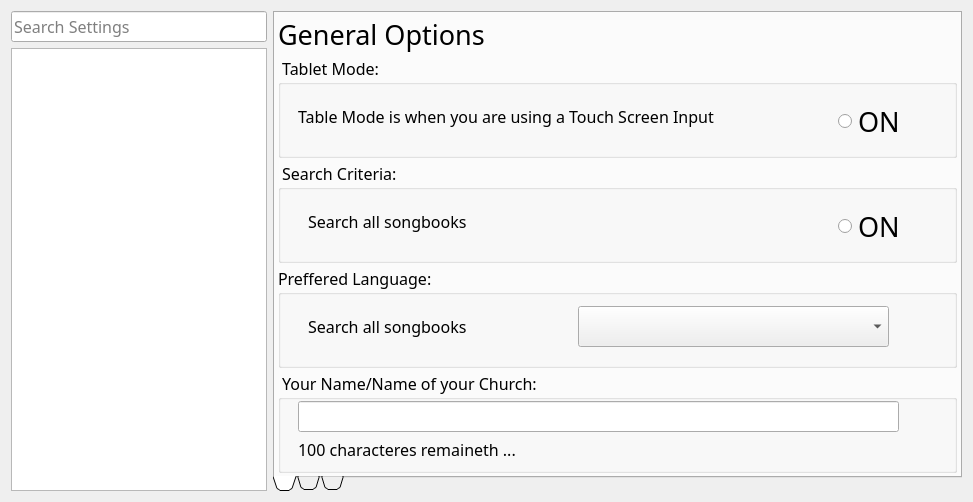
<?xml version="1.0" encoding="UTF-8"?>
<ui version="4.0">
 <class>AppPreferences</class>
 <widget class="QDialog" name="AppPreferences">
  <property name="geometry">
   <rect>
    <x>0</x>
    <y>0</y>
    <width>973</width>
    <height>502</height>
   </rect>
  </property>
  <property name="font">
   <font>
    <family>Trebuchet MS</family>
    <pointsize>12</pointsize>
   </font>
  </property>
  <property name="windowTitle">
   <string>Manage Preferences</string>
  </property>
  <property name="windowIcon">
   <iconset resource="icons/icons.qrc">
    <normaloff>:/icons/app_icon</normaloff>:/icons/app_icon</iconset>
  </property>
  <property name="sizeGripEnabled">
   <bool>false</bool>
  </property>
  <layout class="QVBoxLayout" name="MainLayout">
   <item>
    <layout class="QHBoxLayout" name="CentralWidget">
     <property name="bottomMargin">
      <number>0</number>
     </property>
     <item>
      <layout class="QVBoxLayout" name="PanelLeft">
       <item>
        <widget class="QLineEdit" name="TxtSearch">
         <property name="sizePolicy">
          <sizepolicy hsizetype="Preferred" vsizetype="Fixed">
           <horstretch>0</horstretch>
           <verstretch>0</verstretch>
          </sizepolicy>
         </property>
         <property name="font">
          <font>
           <family>Trebuchet MS</family>
           <pointsize>12</pointsize>
          </font>
         </property>
         <property name="inputMask">
          <string/>
         </property>
         <property name="text">
          <string/>
         </property>
         <property name="placeholderText">
          <string>Search Settings</string>
         </property>
        </widget>
       </item>
       <item>
        <widget class="QListView" name="LstNavigation">
         <property name="sizePolicy">
          <sizepolicy hsizetype="Preferred" vsizetype="Expanding">
           <horstretch>0</horstretch>
           <verstretch>0</verstretch>
          </sizepolicy>
         </property>
        </widget>
       </item>
      </layout>
     </item>
     <item>
      <layout class="QVBoxLayout" name="PanelRight">
       <item>
        <widget class="QTabWidget" name="PrefsTabs">
         <property name="enabled">
          <bool>true</bool>
         </property>
         <property name="sizePolicy">
          <sizepolicy hsizetype="Expanding" vsizetype="Expanding">
           <horstretch>0</horstretch>
           <verstretch>0</verstretch>
          </sizepolicy>
         </property>
         <property name="minimumSize">
          <size>
           <width>0</width>
           <height>0</height>
          </size>
         </property>
         <property name="font">
          <font>
           <family>Trebuchet MS</family>
           <pointsize>1</pointsize>
           <weight>50</weight>
           <bold>false</bold>
          </font>
         </property>
         <property name="tabPosition">
          <enum>QTabWidget::South</enum>
         </property>
         <property name="tabShape">
          <enum>QTabWidget::Triangular</enum>
         </property>
         <property name="currentIndex">
          <number>0</number>
         </property>
         <property name="elideMode">
          <enum>Qt::ElideNone</enum>
         </property>
         <property name="documentMode">
          <bool>false</bool>
         </property>
         <property name="tabsClosable">
          <bool>false</bool>
         </property>
         <property name="movable">
          <bool>true</bool>
         </property>
         <property name="tabBarAutoHide">
          <bool>true</bool>
         </property>
         <widget class="QWidget" name="TabPage1">
          <property name="sizePolicy">
           <sizepolicy hsizetype="Preferred" vsizetype="Fixed">
            <horstretch>0</horstretch>
            <verstretch>0</verstretch>
           </sizepolicy>
          </property>
          <property name="font">
           <font>
            <family>Trebuchet MS</family>
            <pointsize>12</pointsize>
            <weight>50</weight>
            <bold>false</bold>
           </font>
          </property>
          <property name="accessibleName">
           <string extracomment="This has to be equal to the tab title in all the main tabs">History</string>
          </property>
          <attribute name="title">
           <string/>
          </attribute>
          <layout class="QVBoxLayout" name="LayoutTabPage1">
           <property name="spacing">
            <number>3</number>
           </property>
           <property name="leftMargin">
            <number>3</number>
           </property>
           <property name="topMargin">
            <number>3</number>
           </property>
           <property name="rightMargin">
            <number>3</number>
           </property>
           <property name="bottomMargin">
            <number>3</number>
           </property>
           <item>
            <widget class="QLabel" name="LabelTab1">
             <property name="sizePolicy">
              <sizepolicy hsizetype="Expanding" vsizetype="Fixed">
               <horstretch>0</horstretch>
               <verstretch>0</verstretch>
              </sizepolicy>
             </property>
             <property name="font">
              <font>
               <family>Trebuchet MS</family>
               <pointsize>20</pointsize>
               <weight>50</weight>
               <bold>false</bold>
              </font>
             </property>
             <property name="text">
              <string>General Options</string>
             </property>
            </widget>
           </item>
           <item>
            <widget class="QGroupBox" name="GrpTabletMode">
             <property name="sizePolicy">
              <sizepolicy hsizetype="Expanding" vsizetype="Ignored">
               <horstretch>0</horstretch>
               <verstretch>0</verstretch>
              </sizepolicy>
             </property>
             <property name="minimumSize">
              <size>
               <width>0</width>
               <height>0</height>
              </size>
             </property>
             <property name="title">
              <string> Tablet Mode: </string>
             </property>
             <widget class="QRadioButton" name="BtnTabletMode">
              <property name="geometry">
               <rect>
                <x>560</x>
                <y>50</y>
                <width>71</width>
                <height>31</height>
               </rect>
              </property>
              <property name="font">
               <font>
                <family>Trebuchet MS</family>
                <pointsize>20</pointsize>
                <weight>50</weight>
                <bold>false</bold>
               </font>
              </property>
              <property name="text">
               <string>ON</string>
              </property>
             </widget>
             <widget class="QLabel" name="LblTabletMode">
              <property name="geometry">
               <rect>
                <x>20</x>
                <y>40</y>
                <width>551</width>
                <height>41</height>
               </rect>
              </property>
              <property name="sizePolicy">
               <sizepolicy hsizetype="Minimum" vsizetype="Preferred">
                <horstretch>0</horstretch>
                <verstretch>0</verstretch>
               </sizepolicy>
              </property>
              <property name="font">
               <font>
                <family>Trebuchet MS</family>
                <pointsize>12</pointsize>
                <weight>50</weight>
                <bold>false</bold>
               </font>
              </property>
              <property name="text">
               <string>Table Mode is when you are using a Touch Screen Input</string>
              </property>
             </widget>
            </widget>
           </item>
           <item>
            <widget class="QGroupBox" name="GrpSearchCriteria">
             <property name="sizePolicy">
              <sizepolicy hsizetype="Expanding" vsizetype="Preferred">
               <horstretch>0</horstretch>
               <verstretch>0</verstretch>
              </sizepolicy>
             </property>
             <property name="title">
              <string> Search Criteria: </string>
             </property>
             <widget class="QLabel" name="LblSearchCriteria">
              <property name="geometry">
               <rect>
                <x>30</x>
                <y>40</y>
                <width>551</width>
                <height>41</height>
               </rect>
              </property>
              <property name="font">
               <font>
                <family>Trebuchet MS</family>
                <pointsize>12</pointsize>
                <weight>50</weight>
                <bold>false</bold>
               </font>
              </property>
              <property name="text">
               <string>Search all songbooks</string>
              </property>
             </widget>
             <widget class="QRadioButton" name="BtnSearchCriteria">
              <property name="geometry">
               <rect>
                <x>560</x>
                <y>50</y>
                <width>71</width>
                <height>31</height>
               </rect>
              </property>
              <property name="font">
               <font>
                <family>Trebuchet MS</family>
                <pointsize>20</pointsize>
                <weight>50</weight>
                <bold>false</bold>
               </font>
              </property>
              <property name="text">
               <string>ON</string>
              </property>
             </widget>
            </widget>
           </item>
           <item>
            <widget class="QGroupBox" name="GrpLanguage">
             <property name="sizePolicy">
              <sizepolicy hsizetype="Expanding" vsizetype="Preferred">
               <horstretch>0</horstretch>
               <verstretch>0</verstretch>
              </sizepolicy>
             </property>
             <property name="title">
              <string>Preffered Language: </string>
             </property>
             <widget class="QLabel" name="LblLanguage">
              <property name="geometry">
               <rect>
                <x>30</x>
                <y>40</y>
                <width>551</width>
                <height>41</height>
               </rect>
              </property>
              <property name="font">
               <font>
                <family>Trebuchet MS</family>
                <pointsize>12</pointsize>
                <weight>50</weight>
                <bold>false</bold>
               </font>
              </property>
              <property name="text">
               <string>Search all songbooks</string>
              </property>
             </widget>
             <widget class="QComboBox" name="CmbLanguage">
              <property name="geometry">
               <rect>
                <x>300</x>
                <y>40</y>
                <width>311</width>
                <height>41</height>
               </rect>
              </property>
              <property name="font">
               <font>
                <family>Trebuchet MS</family>
                <pointsize>12</pointsize>
                <weight>50</weight>
                <bold>false</bold>
               </font>
              </property>
             </widget>
            </widget>
           </item>
           <item>
            <widget class="QGroupBox" name="GrpYourName">
             <property name="sizePolicy">
              <sizepolicy hsizetype="Expanding" vsizetype="Preferred">
               <horstretch>0</horstretch>
               <verstretch>0</verstretch>
              </sizepolicy>
             </property>
             <property name="title">
              <string> Your Name/Name of your Church: </string>
             </property>
             <widget class="QLineEdit" name="TxtYourName">
              <property name="geometry">
               <rect>
                <x>20</x>
                <y>30</y>
                <width>601</width>
                <height>31</height>
               </rect>
              </property>
             </widget>
             <widget class="QLabel" name="LblYourName">
              <property name="geometry">
               <rect>
                <x>20</x>
                <y>70</y>
                <width>421</width>
                <height>16</height>
               </rect>
              </property>
              <property name="text">
               <string>100 characteres remaineth ...</string>
              </property>
             </widget>
            </widget>
           </item>
          </layout>
         </widget>
         <widget class="QWidget" name="TabPage2">
          <property name="font">
           <font>
            <family>Trebuchet MS</family>
            <pointsize>12</pointsize>
            <weight>50</weight>
            <bold>false</bold>
           </font>
          </property>
          <property name="accessibleName">
           <string extracomment="This has to be equal to the tab title in all the main tabs">History</string>
          </property>
          <attribute name="title">
           <string/>
          </attribute>
          <layout class="QVBoxLayout" name="LayoutTabPage2">
           <property name="spacing">
            <number>3</number>
           </property>
           <property name="leftMargin">
            <number>3</number>
           </property>
           <property name="topMargin">
            <number>3</number>
           </property>
           <property name="rightMargin">
            <number>3</number>
           </property>
           <property name="bottomMargin">
            <number>3</number>
           </property>
           <item>
            <widget class="QLabel" name="LblTabPage2">
             <property name="sizePolicy">
              <sizepolicy hsizetype="Preferred" vsizetype="Fixed">
               <horstretch>0</horstretch>
               <verstretch>0</verstretch>
              </sizepolicy>
             </property>
             <property name="font">
              <font>
               <family>Trebuchet MS</family>
               <pointsize>20</pointsize>
               <weight>50</weight>
               <bold>false</bold>
              </font>
             </property>
             <property name="text">
              <string>App Font Options</string>
             </property>
            </widget>
           </item>
           <item>
            <widget class="QGroupBox" name="GrpSampleText">
             <property name="title">
              <string> Sample Text: </string>
             </property>
             <widget class="QPlainTextEdit" name="TxtSampleText">
              <property name="geometry">
               <rect>
                <x>10</x>
                <y>30</y>
                <width>601</width>
                <height>71</height>
               </rect>
              </property>
              <property name="font">
               <font>
                <family>Trebuchet MS</family>
                <pointsize>20</pointsize>
                <weight>50</weight>
                <bold>false</bold>
               </font>
              </property>
              <property name="verticalScrollBarPolicy">
               <enum>Qt::ScrollBarAlwaysOff</enum>
              </property>
              <property name="horizontalScrollBarPolicy">
               <enum>Qt::ScrollBarAlwaysOff</enum>
              </property>
              <property name="plainText">
               <string>Only Believe</string>
              </property>
             </widget>
            </widget>
           </item>
           <item>
            <widget class="QGroupBox" name="GrpGeneralAppFont">
             <property name="title">
              <string> General App Font: </string>
             </property>
             <widget class="QPushButton" name="BtnDownGeneralAppFont">
              <property name="geometry">
               <rect>
                <x>10</x>
                <y>30</y>
                <width>40</width>
                <height>40</height>
               </rect>
              </property>
              <property name="text">
               <string/>
              </property>
              <property name="icon">
               <iconset resource="images/images.qrc">
                <normaloff>:/Down_Black.png</normaloff>:/Down_Black.png</iconset>
              </property>
              <property name="iconSize">
               <size>
                <width>35</width>
                <height>35</height>
               </size>
              </property>
              <property name="default">
               <bool>false</bool>
              </property>
              <property name="flat">
               <bool>true</bool>
              </property>
             </widget>
             <widget class="QSlider" name="SldGeneralAppFont">
              <property name="geometry">
               <rect>
                <x>49</x>
                <y>30</y>
                <width>251</width>
                <height>41</height>
               </rect>
              </property>
              <property name="minimum">
               <number>10</number>
              </property>
              <property name="maximum">
               <number>50</number>
              </property>
              <property name="pageStep">
               <number>5</number>
              </property>
              <property name="sliderPosition">
               <number>20</number>
              </property>
              <property name="orientation">
               <enum>Qt::Horizontal</enum>
              </property>
              <property name="tickPosition">
               <enum>QSlider::TicksBothSides</enum>
              </property>
             </widget>
             <widget class="QPushButton" name="BtnUpGeneralAppFont">
              <property name="geometry">
               <rect>
                <x>300</x>
                <y>30</y>
                <width>40</width>
                <height>40</height>
               </rect>
              </property>
              <property name="text">
               <string/>
              </property>
              <property name="icon">
               <iconset resource="images/images.qrc">
                <normaloff>:/Up_Black.png</normaloff>:/Up_Black.png</iconset>
              </property>
              <property name="iconSize">
               <size>
                <width>35</width>
                <height>35</height>
               </size>
              </property>
              <property name="default">
               <bool>false</bool>
              </property>
              <property name="flat">
               <bool>true</bool>
              </property>
             </widget>
             <widget class="QComboBox" name="CmbGeneralAppFont">
              <property name="geometry">
               <rect>
                <x>350</x>
                <y>30</y>
                <width>181</width>
                <height>41</height>
               </rect>
              </property>
              <property name="font">
               <font>
                <family>Trebuchet MS</family>
                <pointsize>18</pointsize>
                <weight>50</weight>
                <bold>false</bold>
               </font>
              </property>
             </widget>
             <widget class="QRadioButton" name="BtnGeneralAppFont">
              <property name="geometry">
               <rect>
                <x>550</x>
                <y>30</y>
                <width>101</width>
                <height>31</height>
               </rect>
              </property>
              <property name="sizePolicy">
               <sizepolicy hsizetype="Fixed" vsizetype="Fixed">
                <horstretch>0</horstretch>
                <verstretch>0</verstretch>
               </sizepolicy>
              </property>
              <property name="font">
               <font>
                <family>Trebuchet MS</family>
                <pointsize>20</pointsize>
                <weight>50</weight>
                <bold>false</bold>
               </font>
              </property>
              <property name="text">
               <string>BOLD</string>
              </property>
             </widget>
            </widget>
           </item>
           <item>
            <widget class="QGroupBox" name="GrpSongPreviewFont">
             <property name="title">
              <string> Song Preview Font: </string>
             </property>
             <widget class="QComboBox" name="CmbSongPreviewFont">
              <property name="geometry">
               <rect>
                <x>350</x>
                <y>30</y>
                <width>181</width>
                <height>41</height>
               </rect>
              </property>
              <property name="font">
               <font>
                <family>Trebuchet MS</family>
                <pointsize>18</pointsize>
                <weight>50</weight>
                <bold>false</bold>
               </font>
              </property>
             </widget>
             <widget class="QSlider" name="SldSongPreviewFont">
              <property name="geometry">
               <rect>
                <x>49</x>
                <y>30</y>
                <width>251</width>
                <height>41</height>
               </rect>
              </property>
              <property name="minimum">
               <number>10</number>
              </property>
              <property name="maximum">
               <number>50</number>
              </property>
              <property name="pageStep">
               <number>5</number>
              </property>
              <property name="sliderPosition">
               <number>20</number>
              </property>
              <property name="orientation">
               <enum>Qt::Horizontal</enum>
              </property>
              <property name="tickPosition">
               <enum>QSlider::TicksBothSides</enum>
              </property>
             </widget>
             <widget class="QRadioButton" name="BtnSongPreviewFont">
              <property name="geometry">
               <rect>
                <x>550</x>
                <y>30</y>
                <width>101</width>
                <height>31</height>
               </rect>
              </property>
              <property name="font">
               <font>
                <family>Trebuchet MS</family>
                <pointsize>20</pointsize>
                <weight>50</weight>
                <bold>false</bold>
               </font>
              </property>
              <property name="text">
               <string>BOLD</string>
              </property>
             </widget>
             <widget class="QPushButton" name="BtnUpSongPreviewFont">
              <property name="geometry">
               <rect>
                <x>300</x>
                <y>30</y>
                <width>40</width>
                <height>40</height>
               </rect>
              </property>
              <property name="text">
               <string/>
              </property>
              <property name="icon">
               <iconset resource="images/images.qrc">
                <normaloff>:/Up_Black.png</normaloff>:/Up_Black.png</iconset>
              </property>
              <property name="iconSize">
               <size>
                <width>35</width>
                <height>35</height>
               </size>
              </property>
              <property name="default">
               <bool>false</bool>
              </property>
              <property name="flat">
               <bool>true</bool>
              </property>
             </widget>
             <widget class="QPushButton" name="BtnDownSongPreviewFont">
              <property name="geometry">
               <rect>
                <x>10</x>
                <y>30</y>
                <width>40</width>
                <height>40</height>
               </rect>
              </property>
              <property name="text">
               <string/>
              </property>
              <property name="icon">
               <iconset resource="images/images.qrc">
                <normaloff>:/Down_Black.png</normaloff>:/Down_Black.png</iconset>
              </property>
              <property name="iconSize">
               <size>
                <width>35</width>
                <height>35</height>
               </size>
              </property>
              <property name="default">
               <bool>false</bool>
              </property>
              <property name="flat">
               <bool>true</bool>
              </property>
             </widget>
            </widget>
           </item>
           <item>
            <widget class="QGroupBox" name="GrpSongPresentFont">
             <property name="title">
              <string>Song Presentation Font: </string>
             </property>
             <widget class="QComboBox" name="CmbSongPresentFont">
              <property name="geometry">
               <rect>
                <x>350</x>
                <y>40</y>
                <width>181</width>
                <height>41</height>
               </rect>
              </property>
              <property name="font">
               <font>
                <family>Trebuchet MS</family>
                <pointsize>18</pointsize>
                <weight>50</weight>
                <bold>false</bold>
               </font>
              </property>
             </widget>
             <widget class="QSlider" name="SldSongPresentFont">
              <property name="geometry">
               <rect>
                <x>49</x>
                <y>40</y>
                <width>251</width>
                <height>41</height>
               </rect>
              </property>
              <property name="minimum">
               <number>10</number>
              </property>
              <property name="pageStep">
               <number>5</number>
              </property>
              <property name="sliderPosition">
               <number>20</number>
              </property>
              <property name="orientation">
               <enum>Qt::Horizontal</enum>
              </property>
              <property name="tickPosition">
               <enum>QSlider::TicksBothSides</enum>
              </property>
             </widget>
             <widget class="QRadioButton" name="BtnSongPresentFont">
              <property name="geometry">
               <rect>
                <x>550</x>
                <y>40</y>
                <width>101</width>
                <height>31</height>
               </rect>
              </property>
              <property name="font">
               <font>
                <family>Trebuchet MS</family>
                <pointsize>20</pointsize>
                <weight>50</weight>
                <bold>false</bold>
               </font>
              </property>
              <property name="text">
               <string>BOLD</string>
              </property>
             </widget>
             <widget class="QPushButton" name="BtnUpSongPresentFont">
              <property name="geometry">
               <rect>
                <x>300</x>
                <y>40</y>
                <width>40</width>
                <height>40</height>
               </rect>
              </property>
              <property name="text">
               <string/>
              </property>
              <property name="icon">
               <iconset resource="images/images.qrc">
                <normaloff>:/Up_Black.png</normaloff>:/Up_Black.png</iconset>
              </property>
              <property name="iconSize">
               <size>
                <width>35</width>
                <height>35</height>
               </size>
              </property>
              <property name="default">
               <bool>false</bool>
              </property>
              <property name="flat">
               <bool>true</bool>
              </property>
             </widget>
             <widget class="QPushButton" name="BtnDownSongPresentFont">
              <property name="geometry">
               <rect>
                <x>10</x>
                <y>40</y>
                <width>40</width>
                <height>40</height>
               </rect>
              </property>
              <property name="text">
               <string/>
              </property>
              <property name="icon">
               <iconset resource="images/images.qrc">
                <normaloff>:/Down_Black.png</normaloff>:/Down_Black.png</iconset>
              </property>
              <property name="iconSize">
               <size>
                <width>35</width>
                <height>35</height>
               </size>
              </property>
              <property name="default">
               <bool>false</bool>
              </property>
              <property name="flat">
               <bool>true</bool>
              </property>
             </widget>
            </widget>
           </item>
          </layout>
         </widget>
         <widget class="QWidget" name="TabPage3">
          <property name="font">
           <font>
            <family>Trebuchet MS</family>
            <pointsize>12</pointsize>
            <weight>50</weight>
            <bold>false</bold>
           </font>
          </property>
          <property name="accessibleName">
           <string extracomment="This has to be equal to the tab title in all the main tabs">History</string>
          </property>
          <attribute name="title">
           <string/>
          </attribute>
          <layout class="QVBoxLayout" name="LayoutTabPage3">
           <property name="spacing">
            <number>3</number>
           </property>
           <property name="leftMargin">
            <number>3</number>
           </property>
           <property name="topMargin">
            <number>3</number>
           </property>
           <property name="rightMargin">
            <number>3</number>
           </property>
           <property name="bottomMargin">
            <number>3</number>
           </property>
           <item>
            <widget class="QLabel" name="LblTabPage3">
             <property name="sizePolicy">
              <sizepolicy hsizetype="Preferred" vsizetype="Fixed">
               <horstretch>0</horstretch>
               <verstretch>0</verstretch>
              </sizepolicy>
             </property>
             <property name="font">
              <font>
               <family>Trebuchet MS</family>
               <pointsize>20</pointsize>
               <weight>50</weight>
               <bold>false</bold>
              </font>
             </property>
             <property name="text">
              <string>Presentation Theme Options</string>
             </property>
            </widget>
           </item>
           <item>
            <layout class="QHBoxLayout" name="TopLayout">
             <item>
              <widget class="QPushButton" name="BtnTheme1">
               <property name="sizePolicy">
                <sizepolicy hsizetype="Preferred" vsizetype="Preferred">
                 <horstretch>0</horstretch>
                 <verstretch>0</verstretch>
                </sizepolicy>
               </property>
               <property name="font">
                <font>
                 <family>Trebuchet MS</family>
                 <pointsize>18</pointsize>
                 <weight>50</weight>
                 <bold>false</bold>
                </font>
               </property>
               <property name="autoFillBackground">
                <bool>false</bool>
               </property>
               <property name="text">
                <string>Black
and
White</string>
               </property>
               <property name="checkable">
                <bool>true</bool>
               </property>
               <property name="checked">
                <bool>false</bool>
               </property>
              </widget>
             </item>
             <item>
              <widget class="QPushButton" name="BtnTheme2">
               <property name="sizePolicy">
                <sizepolicy hsizetype="Preferred" vsizetype="Preferred">
                 <horstretch>0</horstretch>
                 <verstretch>0</verstretch>
                </sizepolicy>
               </property>
               <property name="font">
                <font>
                 <family>Trebuchet MS</family>
                 <pointsize>18</pointsize>
                 <weight>50</weight>
                 <bold>false</bold>
                </font>
               </property>
               <property name="text">
                <string>White
and
Black</string>
               </property>
               <property name="checkable">
                <bool>true</bool>
               </property>
               <property name="checked">
                <bool>false</bool>
               </property>
              </widget>
             </item>
             <item>
              <widget class="QPushButton" name="BtnTheme3">
               <property name="sizePolicy">
                <sizepolicy hsizetype="Minimum" vsizetype="Preferred">
                 <horstretch>0</horstretch>
                 <verstretch>0</verstretch>
                </sizepolicy>
               </property>
               <property name="font">
                <font>
                 <family>Trebuchet MS</family>
                 <pointsize>18</pointsize>
                 <weight>50</weight>
                 <bold>false</bold>
                </font>
               </property>
               <property name="text">
                <string>Gray
and
White</string>
               </property>
               <property name="checkable">
                <bool>true</bool>
               </property>
              </widget>
             </item>
             <item>
              <widget class="QPushButton" name="BtnTheme4">
               <property name="sizePolicy">
                <sizepolicy hsizetype="Minimum" vsizetype="Preferred">
                 <horstretch>0</horstretch>
                 <verstretch>0</verstretch>
                </sizepolicy>
               </property>
               <property name="font">
                <font>
                 <family>Trebuchet MS</family>
                 <pointsize>18</pointsize>
                 <weight>50</weight>
                 <bold>false</bold>
                </font>
               </property>
               <property name="text">
                <string>White
and
Gray</string>
               </property>
               <property name="checkable">
                <bool>true</bool>
               </property>
              </widget>
             </item>
             <item>
              <widget class="QPushButton" name="BtnTheme5">
               <property name="sizePolicy">
                <sizepolicy hsizetype="Minimum" vsizetype="Preferred">
                 <horstretch>0</horstretch>
                 <verstretch>0</verstretch>
                </sizepolicy>
               </property>
               <property name="font">
                <font>
                 <family>Trebuchet MS</family>
                 <pointsize>18</pointsize>
                 <weight>50</weight>
                 <bold>false</bold>
                </font>
               </property>
               <property name="text">
                <string>Blue
and
White</string>
               </property>
               <property name="checkable">
                <bool>true</bool>
               </property>
              </widget>
             </item>
            </layout>
           </item>
           <item>
            <layout class="QHBoxLayout" name="MidLayout">
             <item>
              <widget class="QPushButton" name="BtnTheme6">
               <property name="sizePolicy">
                <sizepolicy hsizetype="Preferred" vsizetype="Preferred">
                 <horstretch>0</horstretch>
                 <verstretch>0</verstretch>
                </sizepolicy>
               </property>
               <property name="font">
                <font>
                 <family>Trebuchet MS</family>
                 <pointsize>18</pointsize>
                 <weight>50</weight>
                 <bold>false</bold>
                </font>
               </property>
               <property name="text">
                <string>White
and
Blue</string>
               </property>
               <property name="checkable">
                <bool>true</bool>
               </property>
              </widget>
             </item>
             <item>
              <widget class="QPushButton" name="BtnTheme7">
               <property name="sizePolicy">
                <sizepolicy hsizetype="Minimum" vsizetype="Preferred">
                 <horstretch>0</horstretch>
                 <verstretch>0</verstretch>
                </sizepolicy>
               </property>
               <property name="font">
                <font>
                 <family>Trebuchet MS</family>
                 <pointsize>18</pointsize>
                 <weight>50</weight>
                 <bold>false</bold>
                </font>
               </property>
               <property name="text">
                <string>Green
and
White</string>
               </property>
               <property name="checkable">
                <bool>true</bool>
               </property>
              </widget>
             </item>
             <item>
              <widget class="QPushButton" name="BtnTheme8">
               <property name="sizePolicy">
                <sizepolicy hsizetype="Minimum" vsizetype="Preferred">
                 <horstretch>0</horstretch>
                 <verstretch>0</verstretch>
                </sizepolicy>
               </property>
               <property name="font">
                <font>
                 <family>Trebuchet MS</family>
                 <pointsize>18</pointsize>
                 <weight>50</weight>
                 <bold>false</bold>
                </font>
               </property>
               <property name="text">
                <string>White
and
Green</string>
               </property>
               <property name="checkable">
                <bool>true</bool>
               </property>
              </widget>
             </item>
             <item>
              <widget class="QPushButton" name="BtnTheme9">
               <property name="sizePolicy">
                <sizepolicy hsizetype="Minimum" vsizetype="Preferred">
                 <horstretch>0</horstretch>
                 <verstretch>0</verstretch>
                </sizepolicy>
               </property>
               <property name="font">
                <font>
                 <family>Trebuchet MS</family>
                 <pointsize>18</pointsize>
                 <weight>50</weight>
                 <bold>false</bold>
                </font>
               </property>
               <property name="text">
                <string>Orange
and
White</string>
               </property>
               <property name="checkable">
                <bool>true</bool>
               </property>
              </widget>
             </item>
             <item>
              <widget class="QPushButton" name="BtnTheme10">
               <property name="sizePolicy">
                <sizepolicy hsizetype="Minimum" vsizetype="Preferred">
                 <horstretch>0</horstretch>
                 <verstretch>0</verstretch>
                </sizepolicy>
               </property>
               <property name="font">
                <font>
                 <family>Trebuchet MS</family>
                 <pointsize>18</pointsize>
                 <weight>50</weight>
                 <bold>false</bold>
                </font>
               </property>
               <property name="text">
                <string>White
and
Orange</string>
               </property>
               <property name="checkable">
                <bool>true</bool>
               </property>
              </widget>
             </item>
            </layout>
           </item>
           <item>
            <layout class="QHBoxLayout" name="DownLayout">
             <item>
              <widget class="QPushButton" name="BtnTheme11">
               <property name="sizePolicy">
                <sizepolicy hsizetype="Minimum" vsizetype="Preferred">
                 <horstretch>0</horstretch>
                 <verstretch>0</verstretch>
                </sizepolicy>
               </property>
               <property name="font">
                <font>
                 <family>Trebuchet MS</family>
                 <pointsize>18</pointsize>
                 <weight>50</weight>
                 <bold>false</bold>
                </font>
               </property>
               <property name="text">
                <string>Red
and
White</string>
               </property>
               <property name="checkable">
                <bool>true</bool>
               </property>
              </widget>
             </item>
             <item>
              <widget class="QPushButton" name="BtnTheme12">
               <property name="sizePolicy">
                <sizepolicy hsizetype="Minimum" vsizetype="Preferred">
                 <horstretch>0</horstretch>
                 <verstretch>0</verstretch>
                </sizepolicy>
               </property>
               <property name="font">
                <font>
                 <family>Trebuchet MS</family>
                 <pointsize>18</pointsize>
                 <weight>50</weight>
                 <bold>false</bold>
                </font>
               </property>
               <property name="text">
                <string>White
and
Red</string>
               </property>
               <property name="checkable">
                <bool>true</bool>
               </property>
              </widget>
             </item>
             <item>
              <widget class="QPushButton" name="BtnTheme13">
               <property name="sizePolicy">
                <sizepolicy hsizetype="Minimum" vsizetype="Preferred">
                 <horstretch>0</horstretch>
                 <verstretch>0</verstretch>
                </sizepolicy>
               </property>
               <property name="font">
                <font>
                 <family>Trebuchet MS</family>
                 <pointsize>18</pointsize>
                 <weight>50</weight>
                 <bold>false</bold>
                </font>
               </property>
               <property name="text">
                <string>Black
and
Yellow</string>
               </property>
               <property name="checkable">
                <bool>true</bool>
               </property>
              </widget>
             </item>
             <item>
              <widget class="QPushButton" name="BtnTheme14">
               <property name="sizePolicy">
                <sizepolicy hsizetype="Minimum" vsizetype="Preferred">
                 <horstretch>0</horstretch>
                 <verstretch>0</verstretch>
                </sizepolicy>
               </property>
               <property name="font">
                <font>
                 <family>Trebuchet MS</family>
                 <pointsize>18</pointsize>
                 <weight>50</weight>
                 <bold>false</bold>
                </font>
               </property>
               <property name="text">
                <string>Yellow
and
Black</string>
               </property>
               <property name="checkable">
                <bool>true</bool>
               </property>
              </widget>
             </item>
             <item>
              <widget class="QPushButton" name="BtnTheme15">
               <property name="sizePolicy">
                <sizepolicy hsizetype="Minimum" vsizetype="Preferred">
                 <horstretch>0</horstretch>
                 <verstretch>0</verstretch>
                </sizepolicy>
               </property>
               <property name="font">
                <font>
                 <family>Trebuchet MS</family>
                 <pointsize>18</pointsize>
                 <weight>50</weight>
                 <bold>false</bold>
                </font>
               </property>
               <property name="text">
                <string>Custom
Theme</string>
               </property>
               <property name="checkable">
                <bool>true</bool>
               </property>
               <property name="flat">
                <bool>false</bool>
               </property>
              </widget>
             </item>
            </layout>
           </item>
          </layout>
         </widget>
        </widget>
       </item>
      </layout>
     </item>
    </layout>
   </item>
  </layout>
 </widget>
 <resources>
  <include location="icons/icons.qrc"/>
  <include location="images/images.qrc"/>
 </resources>
 <connections/>
</ui>
